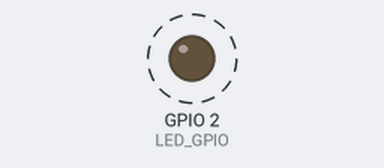
The sketch below on a simulated ESP32. Parts: output pins drawn as LEDs (lit = HIGH). Dashed ring = blinking. I2S audio is not simulated (input reads silence); what the sketch prints to the serial monitor is not drawn.

Above: at 0.5 s.
Timing chart, 0 to 4.6 s (numbered marks = the images above):
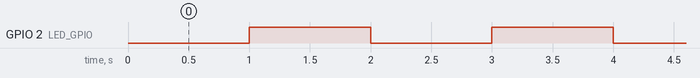

Measured:
- by itself, GPIO 2 (LED_GPIO): alternates HIGH for 1.0 s and LOW for 1.0 s

The sketch:

freeRTOS_SD_I2S_esp32.ino
```cpp
#include <Arduino.h>
#include "freertos/FreeRTOS.h"
#include "freertos/task.h"
#include "driver/gpio.h"
#include "driver/i2s.h"

#define LED_GPIO GPIO_NUM_2
#define I2S_DMA_BUF_LEN 8
#define I2S_SAMPLE_RATE 3000
#define ADC_INPUT ADC1_CHANNEL_4

// Variables globales
size_t bytes_read;
uint16_t buffer[I2S_DMA_BUF_LEN] = {0};

void i2sInit() {
  i2s_config_t i2s_config = {
    .mode = (i2s_mode_t)(I2S_MODE_MASTER | I2S_MODE_RX | I2S_MODE_ADC_BUILT_IN),
    .sample_rate =  I2S_SAMPLE_RATE,
    .bits_per_sample = I2S_BITS_PER_SAMPLE_16BIT,
    .channel_format = I2S_CHANNEL_FMT_RIGHT_LEFT,
    .communication_format = I2S_COMM_FORMAT_I2S_MSB,
    .intr_alloc_flags = ESP_INTR_FLAG_LEVEL1,
    .dma_buf_count = 2,
    .dma_buf_len = I2S_DMA_BUF_LEN,
    .use_apll = false,
    .tx_desc_auto_clear = false,
    .fixed_mclk = 0
  };

  i2s_driver_install(I2S_NUM_0, &i2s_config, 0, NULL);
  i2s_set_adc_mode(ADC_UNIT_1, ADC_INPUT);
  i2s_adc_enable(I2S_NUM_0);
  adc1_config_channel_atten(ADC_INPUT, ADC_ATTEN_DB_11);
}

void blinky(void *pvParameter) {
  gpio_pad_select_gpio(LED_GPIO);
  gpio_set_direction(LED_GPIO, GPIO_MODE_OUTPUT);
  while (1) {
    gpio_set_level(LED_GPIO, 0);
    vTaskDelay(1000 / portTICK_PERIOD_MS);
    gpio_set_level(LED_GPIO, 1);
    vTaskDelay(1000 / portTICK_PERIOD_MS);
  }
}

void uart_task(void *pvParameter) {


  while (1) {
    i2s_read(I2S_NUM_0, &buffer, sizeof(buffer), &bytes_read, 0);
    Serial.print(buffer[0] & 0x0FFF);
    Serial.print(" ");
    vTaskDelay(1000 / portTICK_PERIOD_MS);
  }
}

void setup() {
  Serial.begin(115200);
  i2sInit();
  xTaskCreate(&blinky, "blinky", 1024, NULL, 5, NULL);
  xTaskCreate(&uart_task, "uart_task", 1024, NULL, 5, NULL);
}

void loop() {
  // Deja esta función vacía si no necesitas hacer nada aquí.
}
```
